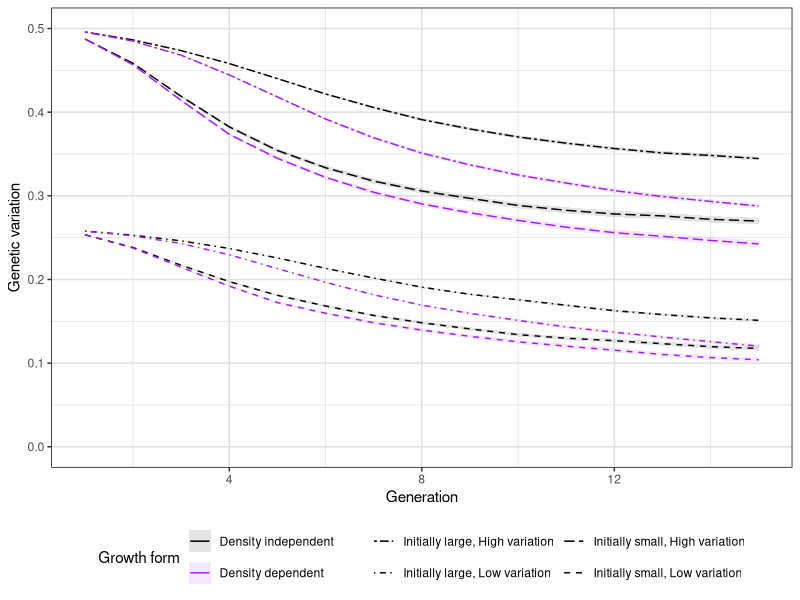
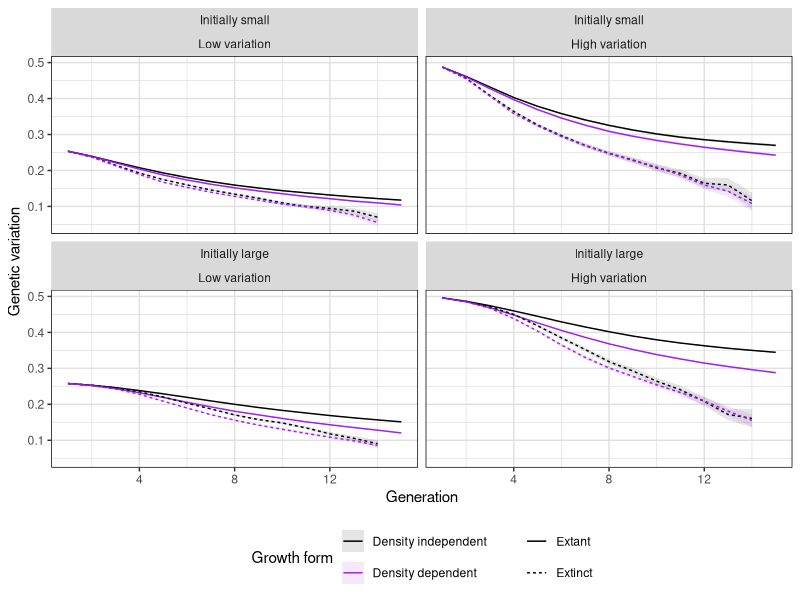
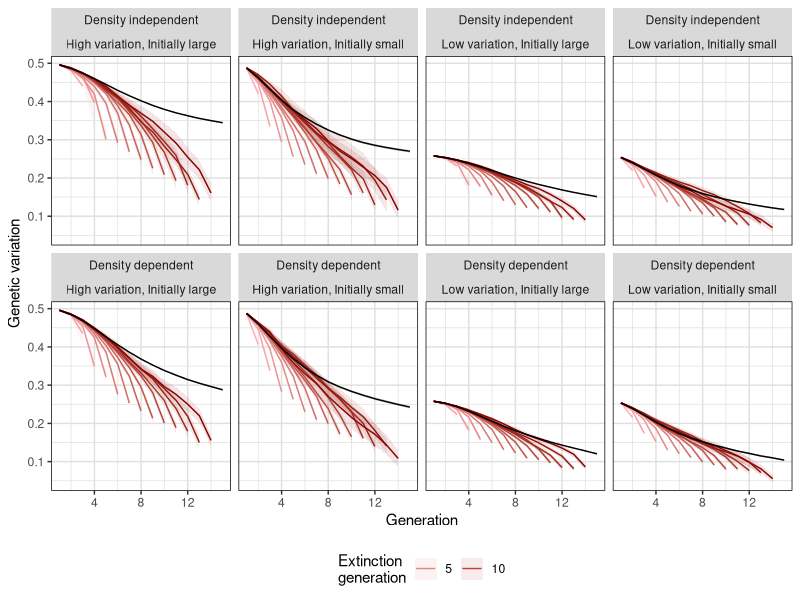
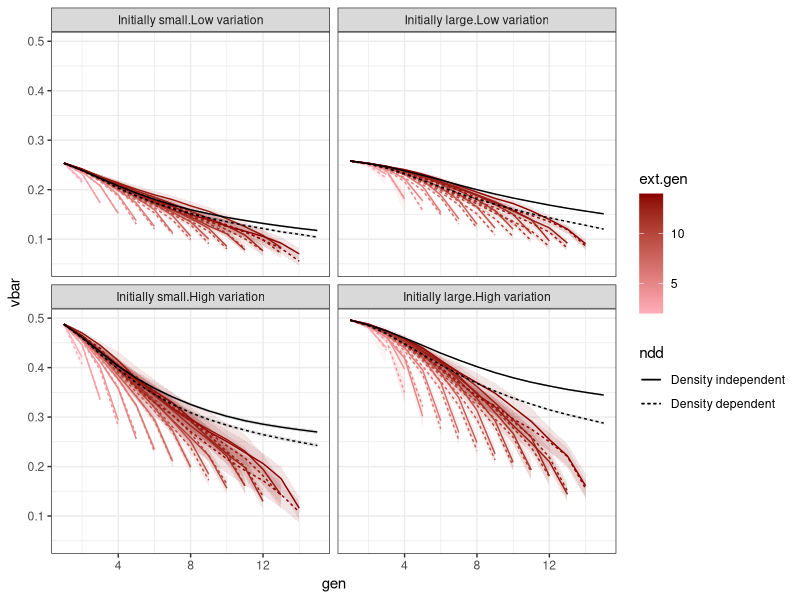
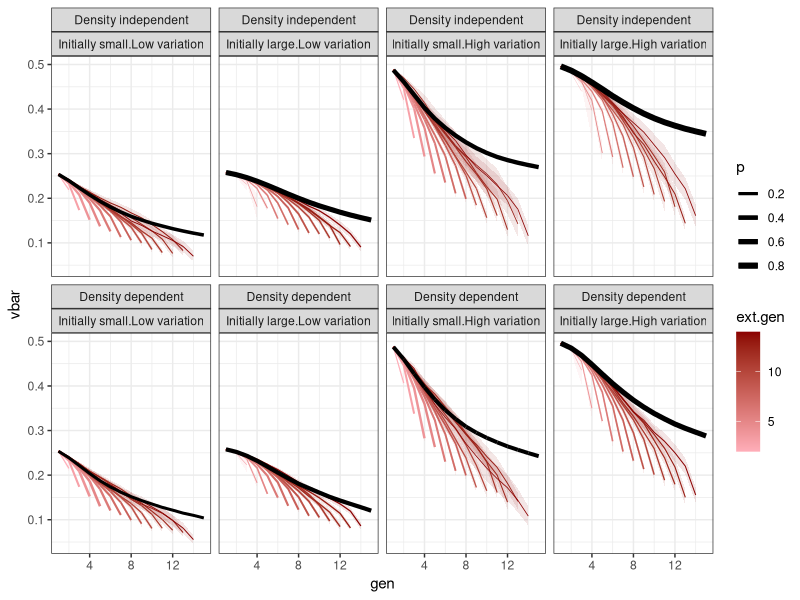
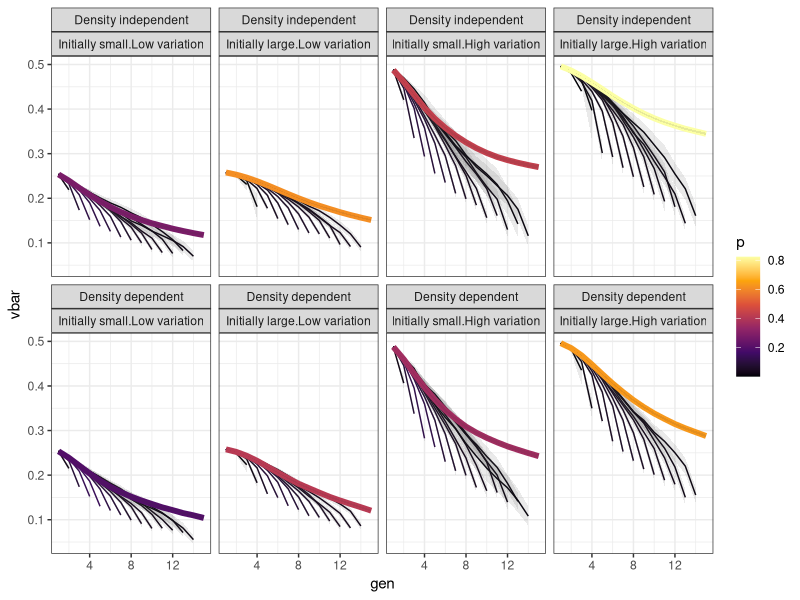

Here is the R script that generated these plots, in order: (Note: this script raises an error after producing the figures.)
### Plotting genetic variaton in rescue simulations.
### Scripts: simulations/run_final_sims/*extinctions.R
### SN - run September 1 2020, plots September 2 2020

### Load packages

library(ggplot2)
library(dplyr)
library(tidyr)

### Case 1: means conditioned on being extant in given time

# Load in data
all.g = rbind(
  read.csv('simulations/outputs/final_results/a000_hivar_gene_all.csv')  %>%
    mutate(hi.var = TRUE, ndd = FALSE),
  read.csv('simulations/outputs/final_results/a035_hivar_gene_all.csv') %>%
    mutate(hi.var = TRUE, ndd = TRUE),
  read.csv('simulations/outputs/final_results/a000_lowvar_gene_all.csv') %>%
    mutate(hi.var = FALSE, ndd = FALSE),
  read.csv('simulations/outputs/final_results/a035_lowvar_gene_all.csv') %>%
    mutate(hi.var = FALSE, ndd = TRUE)
) %>%
  mutate(n.pop0 = factor(n.pop0, labels = c('Initially small', 'Initially large')),
         hi.var = factor(hi.var, labels = c('Low variation', 'High variation')),
         ndd = factor(ndd, labels = c('Density independent', 'Density dependent')))

# looka that
head(all.g)

# Try a plot of all genotypes at once
all.g %>%
  ggplot(aes(x = gen)) +
  geom_line(
    aes(
      y = vbar,
      group = interaction(n.pop0, hi.var, ndd),
      linetype = paste(n.pop0, hi.var, sep = ', '),
      colour = ndd
    )
  ) +
  geom_ribbon(
    aes(
      ymin = vbar - 2 * sqrt(vvar / n),
      ymax = vbar + 2 * sqrt(vvar / n),
      group = interaction(n.pop0, hi.var, ndd),
      fill = ndd
    ),
    alpha = 0.1
  ) +
  scale_y_continuous(limits = c(0, 0.5)) +
  scale_fill_manual(values = c('black', 'purple')) +
  scale_colour_manual(values = c('black', 'purple')) +
  scale_linetype_manual(values = c(6, 4, 5, 2)) +
  labs(x = 'Generation', y = 'Genetic variation') +
  guides(linetype = guide_legend('', nrow = 2),
         colour = guide_legend("Growth form", nrow = 2),
         fill = guide_legend("Growth form", nrow = 2)) +
  theme(panel.background = element_rect(fill = 'white'),
        panel.grid = element_line(colour = 'gray88'),
        panel.border = element_rect(fill = NA),
        legend.position = 'bottom')

### Conditioned on being extinct/extant at end of simulation

ext.g = rbind(
  read.csv('simulations/outputs/final_results/a000_hivar_gene_ext.csv')  %>%
    mutate(hi.var = TRUE, ndd = FALSE),
  read.csv('simulations/outputs/final_results/a035_hivar_gene_ext.csv') %>%
    mutate(hi.var = TRUE, ndd = TRUE),
  read.csv('simulations/outputs/final_results/a000_lowvar_gene_ext.csv') %>%
    mutate(hi.var = FALSE, ndd = FALSE),
  read.csv('simulations/outputs/final_results/a035_lowvar_gene_ext.csv') %>%
    mutate(hi.var = FALSE, ndd = TRUE)
) %>%
  mutate(n.pop0 = factor(n.pop0, labels = c('Initially small', 'Initially large')),
         hi.var = factor(hi.var, labels = c('Low variation', 'High variation')),
         ndd = factor(ndd, labels = c('Density independent', 'Density dependent')))


ext.g %>%
  ggplot(aes(x = gen)) +
  geom_line(
    aes(
      y = vbar,
      group = interaction(n.pop0, hi.var, ndd, extinct),
      linetype = extinct,
      colour = ndd
    )
  ) +
  geom_ribbon(
    aes(
      ymin = vbar - 2 * sqrt(vvar / n),
      ymax = vbar + 2 * sqrt(vvar / n),
      group = interaction(n.pop0, hi.var, ndd, extinct),
      fill = ndd
    ),
    alpha = 0.1
  ) +
  facet_wrap(n.pop0 ~ hi.var) +
  guides(linetype = guide_legend("", nrow = 2),
         colour = guide_legend("Growth form", nrow = 2),
         fill = guide_legend("Growth form", nrow = 2)) +
  scale_linetype(labels = c("Extant", "Extinct")) +
  scale_color_manual(values = c('black', 'purple')) +
  scale_fill_manual(values = c('black', 'purple')) +
  labs(x = 'Generation', y = 'Genetic variation') +
  theme(panel.background = element_blank(),
        panel.border = element_rect(fill = NA),
        panel.grid = element_line(colour = 'gray88'),
        legend.position = 'bottom')

###

gen.g = rbind(
  read.csv('simulations/outputs/final_results/a000_hivar_gene_gen.csv')  %>%
    mutate(hi.var = TRUE, ndd = FALSE),
  read.csv('simulations/outputs/final_results/a035_hivar_gene_gen.csv') %>%
    mutate(hi.var = TRUE, ndd = TRUE),
  read.csv('simulations/outputs/final_results/a000_lowvar_gene_gen.csv') %>%
    mutate(hi.var = FALSE, ndd = FALSE),
  read.csv('simulations/outputs/final_results/a035_lowvar_gene_gen.csv') %>%
    mutate(hi.var = FALSE, ndd = TRUE)
) %>%
  mutate(n.pop0 = factor(n.pop0, labels = c('Initially small', 'Initially large')),
         hi.var = factor(hi.var, labels = c('Low variation', 'High variation')),
         ndd = factor(ndd, labels = c('Density independent', 'Density dependent')))

gen.g %>%
  ggplot(aes(x = gen)) +
  geom_line(
    data = . %>% filter(ext.gen < 15),
    aes(
      y = vbar,
      group = interaction(n.pop0, hi.var, ndd, ext.gen),
      colour = ext.gen
    )
  ) +
  geom_ribbon(
    data = . %>% filter(ext.gen < 15),
    aes(
      ymin = vbar - 2 * sqrt(vvar / n),
      ymax = vbar + 2 * sqrt(vvar / n),
      group = interaction(n.pop0, hi.var, ndd, ext.gen),
      fill = ext.gen
    ),
    alpha = 0.1
  ) +
  geom_line(
    data = . %>% filter(ext.gen %in% 15),
    aes(
      y = vbar,
      group = interaction(n.pop0, hi.var, ndd)
    ),
    colour = 'black'
  )  +
  geom_ribbon(
    data = . %>% filter(ext.gen %in% 15),
    aes(
      ymin = vbar - 2 * sqrt(vvar / n),
      ymax = vbar + 2 * sqrt(vvar / n),
      group = interaction(n.pop0, hi.var, ndd)
    ),
    fill = 'black',
    alpha = 0.1
  ) +
  scale_colour_gradient(low = 'lightpink1', high = 'darkred') +
  scale_fill_gradient(low = 'lightpink1', high = 'darkred') +
  guides(colour = guide_legend("Extinction\ngeneration"),
         fill = guide_legend('Extinction\ngeneration')) +
  labs(x = 'Generation', y = 'Genetic variation') +
  facet_wrap(ndd ~ paste(hi.var, n.pop0, sep = ', '), ncol = 4) +
  theme(panel.background = element_blank(),
        panel.border = element_rect(fill = NA),
        panel.grid = element_line(colour = 'gray88'),
        legend.position = 'bottom')

### Other drafts

gen.g %>%
  ggplot(aes(x = gen)) +
  geom_line(
    data = . %>% filter(ext.gen < 15),
    aes(
      y = vbar,
      group = interaction(n.pop0, hi.var, ndd, ext.gen),
      linetype = ndd,
      colour = ext.gen
    )
  ) +
  geom_ribbon(
    data = . %>% filter(ext.gen < 15),
    aes(
      ymin = vbar - 2 * sqrt(vvar / n),
      ymax = vbar + 2 * sqrt(vvar / n),
      group = interaction(n.pop0, hi.var, ndd, ext.gen),
      fill = ext.gen
    ),
    alpha = 0.1
  ) +
  geom_line(
    data = . %>% filter(ext.gen %in% 15),
    aes(
      y = vbar,
      group = interaction(n.pop0, hi.var, ndd),
      linetype = ndd,
    ),
    colour = 'black'
  )  +
  geom_ribbon(
    data = . %>% filter(ext.gen %in% 15),
    aes(
      ymin = vbar - 2 * sqrt(vvar / n),
      ymax = vbar + 2 * sqrt(vvar / n),
      group = interaction(n.pop0, hi.var, ndd)
    ),
    fill = 'black',
    alpha = 0.1
  ) +
  scale_colour_gradient(low = 'lightpink1', high = 'darkred') +
  scale_fill_gradient(low = 'lightpink1', high = 'darkred') +
  facet_wrap(~ interaction(n.pop0, hi.var), ncol = 2) +
  theme_bw()

gen.g %>%
  mutate(p = n / 4000) %>%
  ggplot(aes(x = gen)) +
  geom_line(
    data = . %>% filter(ext.gen < 15),
    aes(
      y = vbar,
      group = interaction(n.pop0, hi.var, ndd, ext.gen),
      colour = ext.gen,
      size = p
    )
  ) +
  geom_ribbon(
    data = . %>% filter(ext.gen < 15),
    aes(
      ymin = vbar - 2 * sqrt(vvar / n),
      ymax = vbar + 2 * sqrt(vvar / n),
      group = interaction(n.pop0, hi.var, ndd, ext.gen),
      fill = ext.gen
    ),
    alpha = 0.1
  ) +
  geom_line(
    data = . %>% filter(ext.gen %in% 15),
    aes(
      y = vbar,
      group = interaction(n.pop0, hi.var, ndd),
      size = p
    ),
    colour = 'black',
  )  +
  geom_ribbon(
    data = . %>% filter(ext.gen %in% 15),
    aes(
      ymin = vbar - 2 * sqrt(vvar / n),
      ymax = vbar + 2 * sqrt(vvar / n),
      group = interaction(n.pop0, hi.var, ndd)
    ),
    fill = 'black',
    alpha = 0.1
  ) +
  scale_colour_gradient(low = 'lightpink1', high = 'darkred') +
  scale_fill_gradient(low = 'lightpink1', high = 'darkred') +
  scale_size(range = c(0.1, 2)) +
  facet_wrap(ndd ~ interaction(n.pop0, hi.var), ncol = 4) +
  theme_bw()

gen.g %>%
  mutate(p = n / 4000) %>%
  ggplot(aes(x = gen)) +
  geom_line(
    data = . %>% filter(ext.gen < 15),
    aes(
      y = vbar,
      group = interaction(n.pop0, hi.var, ndd, ext.gen),
      colour = p
    )
  ) +
  geom_ribbon(
    data = . %>% filter(ext.gen < 15),
    aes(
      ymin = vbar - 2 * sqrt(vvar / n),
      ymax = vbar + 2 * sqrt(vvar / n),
      group = interaction(n.pop0, hi.var, ndd, ext.gen)
      #fill = p
    ),
    alpha = 0.1
  ) +
  geom_line(
    data = . %>% filter(ext.gen %in% 15),
    aes(
      y = vbar,
      group = interaction(n.pop0, hi.var, ndd),
      colour = p
    ),
    size = 2
  )  +
  geom_ribbon(
    data = . %>% filter(ext.gen %in% 15),
    aes(
      ymin = vbar - 2 * sqrt(vvar / n),
      ymax = vbar + 2 * sqrt(vvar / n),
      group = interaction(n.pop0, hi.var, ndd)
      #fill = p
    ),
    alpha = 0.1
  ) +
  scale_colour_viridis_c(option = 'B') +
  scale_fill_viridis_c(option = 'B') +
  scale_size(range = c(0.1, 2)) +
  facet_wrap(ndd ~ interaction(n.pop0, hi.var), ncol = 4) +
  theme_bw()

gen.g %>%
  mutate(p = n / 4000) %>%
  ggplot(aes(x = gen)) +
  geom_line(
    data = . %>% filter(ext.gen < 15),
    aes(
      y = vbar,
      group = interaction(n.pop0, hi.var, ndd, ext.gen),
      colour = ext.gen
    )
  ) +
  geom_ribbon(
    data = . %>% filter(ext.gen < 15),
    aes(
      ymin = vbar - 2 * sqrt(vvar / n),
      ymax = vbar + 2 * sqrt(vvar / n),
      group = interaction(n.pop0, hi.var, ndd, ext.gen),
      fill = ext.gen
    ),
    alpha = 0.1
  ) +
  geom_line(
    data = . %>% filter(ext.gen %in% 15),
    aes(
      y = vbar,
      group = interaction(n.pop0, hi.var, ndd)
    ),
    colour = 'black'
  )  +
  geom_ribbon(
    data = . %>% filter(ext.gen %in% 15),
    aes(
      ymin = vbar - 2 * sqrt(vvar / n),
      ymax = vbar + 2 * sqrt(vvar / n),
      group = interaction(n.pop0, hi.var, ndd)
    ),
    fill = 'black',
    alpha = 0.1
  ) +
  geom_rug(
    data = . %>% filter(gen == ext.gen),
    aes(
      size = p
    ),
    lineend - 'square',
    sides = 'b'
  ) +
  scale_colour_gradient(low = 'lightpink1', high = 'darkred') +
  scale_fill_gradient(low = 'lightpink1', high = 'darkred') +
  facet_wrap(ndd ~ interaction(n.pop0, hi.var), ncol = 4) +
  theme_bw()

gen.g %>%
  filter(gen == ext.gen) %>%
  mutate(p = n / 4000) %>%
  ggplot(aes(x = gen)) +
  geom_rug(
    aes(
      size = p
    ),
    sides = 'b'
  )

### Combining (with cowplot)

library(cowplot)

comp.pool.plot = all.g %>%
  ggplot(aes(x = gen)) +
  geom_line(
    aes(
      y = vbar,
      group = interaction(n.pop0, hi.var, ndd),
      colour = ndd
    )
  ) +
  geom_ribbon(
    aes(
      ymin = vbar - 2 * sqrt(vvar / n),
      ymax = vbar + 2 * sqrt(vvar / n),
      group = interaction(n.pop0, hi.var, ndd),
      fill = ndd
    ),
    alpha = 0.1
  ) +
  scale_y_continuous(limits = c(0, 0.5)) +
  scale_fill_manual(values = c('black', 'purple')) +
  scale_colour_manual(values = c('black', 'purple')) +
  guides(colour = guide_legend("Growth form", nrow = 1),
         fill = guide_legend("Growth form", nrow = 1)) +
  labs(x = '', y = 'Genetic variation') +
  facet_wrap( ~ paste(hi.var, n.pop0, sep = ', '), ncol = 4) +
  theme(panel.background = element_rect(fill = 'white'),
        panel.grid = element_line(colour = 'gray88'),
        panel.border = element_rect(fill = NA),
        legend.position = 'none')

comp.pool.plot

gent.pool.plot = gen.g %>%
  ggplot(aes(x = gen)) +
  geom_line(
    data = . %>% filter(ext.gen < 15),
    aes(
      y = vbar,
      group = interaction(n.pop0, hi.var, ndd, ext.gen),
      colour = ext.gen
    )
  ) +
  geom_ribbon(
    data = . %>% filter(ext.gen < 15),
    aes(
      ymin = vbar - 2 * sqrt(vvar / n),
      ymax = vbar + 2 * sqrt(vvar / n),
      group = interaction(n.pop0, hi.var, ndd, ext.gen),
      fill = ext.gen
    ),
    alpha = 0.1
  ) +
  geom_line(
    data = . %>% filter(ext.gen %in% 15),
    aes(
      y = vbar,
      group = interaction(n.pop0, hi.var, ndd)
    ),
    colour = 'black'
  )  +
  geom_ribbon(
    data = . %>% filter(ext.gen %in% 15),
    aes(
      ymin = vbar - 2 * sqrt(vvar / n),
      ymax = vbar + 2 * sqrt(vvar / n),
      group = interaction(n.pop0, hi.var, ndd)
    ),
    fill = 'black',
    alpha = 0.1
  ) +
  scale_colour_gradient(low = 'lightpink1', high = 'darkred') +
  scale_fill_gradient(low = 'lightpink1', high = 'darkred') +
  guides(colour = guide_legend("Extinction\ngeneration"),
         fill = guide_legend('Extinction\ngeneration')) +
  labs(x = 'Generation', y = 'Genetic variation') +
  facet_wrap(ndd ~ paste(hi.var, n.pop0, sep = ', '), ncol = 4) +
  theme(panel.background = element_blank(),
        panel.border = element_rect(fill = NA),
        panel.grid = element_line(colour = 'gray88'),
        legend.position = 'none')

gent.pool.plot

comb.plots = plot_grid(comp.pool.plot, NULL, gent.pool.plot, 
                       ncol = 1, rel_heights = c(1, -0.1, 2))

comb.plots
